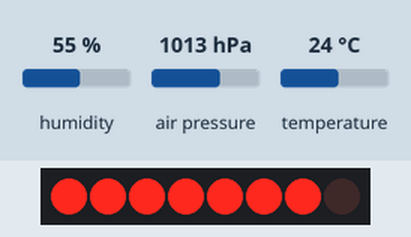
Simulated run of this sketch. Board: Arduino Uno, built with avr-gcc and run on an emulated ATmega328P. Shown: 8 port-expander outputs drawn as a row of LEDs (first output left, lit = HIGH). Wiring (inferred from the names in the program): PCF8574 port expander at I2C address 0x20; BME280 sensor at I2C address 0x76. Wiring (inferred from the signals the program sends): row of LEDs: on Q0, Q1, Q2, Q3, Q4, Q5, Q6, Q7. The inputs (shaded band) are chosen by the test bench; at power-on: humidity 55 %, air pressure 1013 hPa, temperature 24 °C. What the sketch prints to the serial monitor is not drawn.

Above: at 0.1 s.
At 1.1 s:
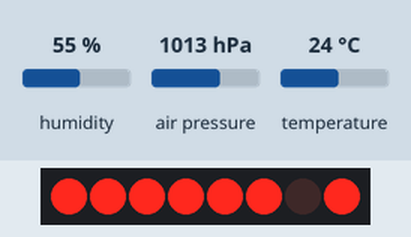
Timing chart, 0 to 2.6 s (numbered marks = the images above):
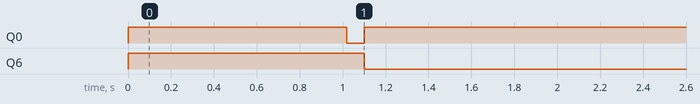

The sketch:

WeatherLCD.ino
```cpp
// WeatherLCD - read a BME280 (I2C 0x76) and show temperature, humidity and
// pressure on a 16x2 HD44780 LCD driven by a PCF8574 "GY" I2C backpack (I2C 0x20).
//
// Bus: Uno SDA = A4, SCL = A5. Both devices share the same I2C bus.
//
// Libraries (already installed):
//   LiquidCrystal_I2C_GY   - LCD via the GY-series PCF8574 backpack
//                            (RS=P6, RW=P5, E=P4, BL=P7 active-low, D4..D7=P0..P3)
//   cactus_io_BME280_I2C   - BME280 sensor

#include <Wire.h>
#include <LiquidCrystal_I2C_GY.h>
#include <cactus_io_BME280_I2C.h>

const uint8_t LCD_ADDR = 0x20;
const uint8_t BME_ADDR = 0x76;
const uint8_t LCD_COLS = 16;
const uint8_t LCD_ROWS = 2;

const unsigned long REFRESH_MS = 2000;

// ---- user-adjustable calibration -------------------------------------------
// Temperature offset in degrees C, added to the raw reading. Negative trims
// down (e.g. to cancel sensor self-heating).
#define TEMP_CAL_C   -1.4

// Station altitude above sea level, in metres. Used to reduce the measured
// (station) pressure to its sea-level equivalent.
// 123 m = postcode BL6 7PH, Horwich (Copernicus DEM / OS-derived).
#define ALTITUDE_M    123.0
// ---------------------------------------------------------------------------

LiquidCrystal_I2C_GY lcd(LCD_ADDR, LCD_COLS, LCD_ROWS);
BME280_I2C bme(BME_ADDR);

// Write a C-string to one LCD row, blank-padded to the full width so stale
// characters from a previous (longer) reading are cleared.
void printRow(uint8_t row, const char *s) {
  lcd.setCursor(0, row);
  uint8_t i = 0;
  for (; s[i] && i < LCD_COLS; i++) lcd.write((uint8_t)s[i]);
  for (; i < LCD_COLS; i++) lcd.write(' ');
}

// Reduce a station-pressure reading to its sea-level equivalent (QNH-style),
// using the current temperature and a fixed station altitude.
float toSeaLevel(float stationHPa, float tempC, float altM) {
  return stationHPa *
         pow(1.0 - (0.0065 * altM) / (tempC + 0.0065 * altM + 273.15), -5.257);
}

void halt(const char *msg) {
  Serial.print(F("FATAL: "));
  Serial.println(msg);
  lcd.clear();
  printRow(0, "SENSOR ERROR");
  printRow(1, msg);
  while (true) {}
}

void setup() {
  Serial.begin(9600);
  Wire.begin();

  lcd.init();
  lcd.backlight();
  lcd.clear();
  printRow(0, "Weather station");
  printRow(1, "starting...");

  if (!bme.begin()) {
    halt("BME280 0x76 fail");
  }
  bme.setTempCal(TEMP_CAL_C);

  delay(500);
  lcd.clear();
}

void loop() {
  static unsigned long last = 0;
  if (last != 0 && millis() - last < REFRESH_MS) return;
  last = millis();

  bme.readSensor();
  float tC     = bme.getTemperature_C();            // already includes TEMP_CAL_C
  float rh     = bme.getHumidity();
  float staHPa = bme.getPressure_MB();              // station pressure, hPa
  float mslHPa = toSeaLevel(staHPa, tC, ALTITUDE_M); // reduced to sea level

  // Full-precision copy to the serial monitor.
  Serial.print(tC, 2);     Serial.print(F(" C  "));
  Serial.print(rh, 2);     Serial.print(F(" %RH  station "));
  Serial.print(staHPa, 2); Serial.print(F(" hPa  MSL "));
  Serial.print(mslHPa, 2); Serial.println(F(" hPa"));

  char num[10];
  char line[24];

  // Row 0:  "23.4<deg>C  45.6%RH"
  line[0] = '\0';
  dtostrf(tC, 1, 1, num);           strcat(line, num);
  {
    size_t k = strlen(line);
    line[k++] = (char)0xDF;         // HD44780 degree symbol
    line[k++] = 'C';
    line[k]   = '\0';
  }
  strcat(line, "  ");
  dtostrf(rh, 1, 1, num);           strcat(line, num);
  strcat(line, "%RH");
  printRow(0, line);

  // Row 1:  "1013.2 hPa" (sea-level corrected)
  line[0] = '\0';
  dtostrf(mslHPa, 1, 1, num);       strcat(line, num);
  strcat(line, " hPa");
  printRow(1, line);
}
```
